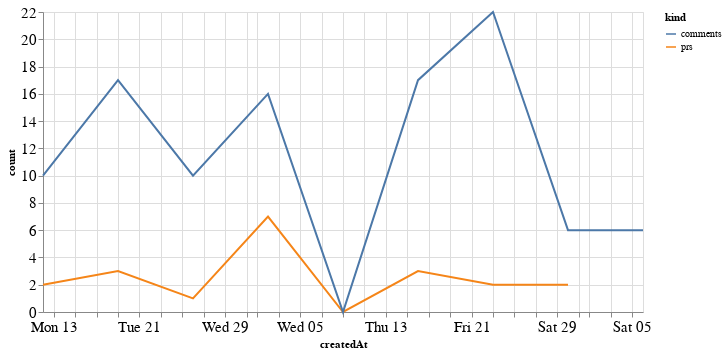

The notebook cell saved with this chart:
### Code cell
alt.Chart(total_time, width=600).mark_line().encode(
    x='createdAt',
    y='count',
    color='kind'
)

### Figure 1 — Vega-Lite specification as saved in the notebook (floating-point values rounded to 4 significant figures)
{"config": {"axisLeft": {"labelFontSize": 15}, "axisBottom": {"labelFontSize": 15}}, "data": {"name": "data-94996dd52e982eb32e51c297bf4b880c"}, "mark": "line", "encoding": {"color": {"type": "nominal", "field": "kind"}, "x": {"type": "temporal", "field": "createdAt"}, "y": {"type": "quantitative", "field": "count"}}, "width": 600, "$schema": "https://vega.github.io/schema/vega-lite/v4.8.1.json", "datasets": {"data-94996dd52e982eb32e51c297bf4b880c": [{"createdAt": "2020-07-12T00:00:00", "kind": "prs", "count": 2.0}, {"createdAt": "2020-07-19T00:00:00", "kind": "prs", "count": 3.0}, {"createdAt": "2020-07-26T00:00:00", "kind": "prs", "count": 1.0}, {"createdAt": "2020-08-02T00:00:00", "kind": "prs", "count": 7.0}, {"createdAt": "2020-08-09T00:00:00", "kind": "prs", "count": 0.0}, {"createdAt": "2020-08-16T00:00:00", "kind": "prs", "count": 3.0}, {"createdAt": "2020-08-23T00:00:00", "kind": "prs", "count": 2.0}, {"createdAt": "2020-08-30T00:00:00", "kind": "prs", "count": 2.0}, {"createdAt": "2020-09-06T00:00:00", "kind": "prs", "count": null}, {"createdAt": "2020-07-12T00:00:00", "kind": "comments", "count": 10.0}, {"createdAt": "2020-07-19T00:00:00", "kind": "comments", "count": 17.0}, {"createdAt": "2020-07-26T00:00:00", "kind": "comments", "count": 10.0}, {"createdAt": "2020-08-02T00:00:00", "kind": "comments", "count": 16.0}, {"createdAt": "2020-08-09T00:00:00", "kind": "comments", "count": 0.0}, {"createdAt": "2020-08-16T00:00:00", "kind": "comments", "count": 17.0}, {"createdAt": "2020-08-23T00:00:00", "kind": "comments", "count": 22.0}, {"createdAt": "2020-08-30T00:00:00", "kind": "comments", "count": 6.0}, {"createdAt": "2020-09-06T00:00:00", "kind": "comments", "count": 6.0}]}}
